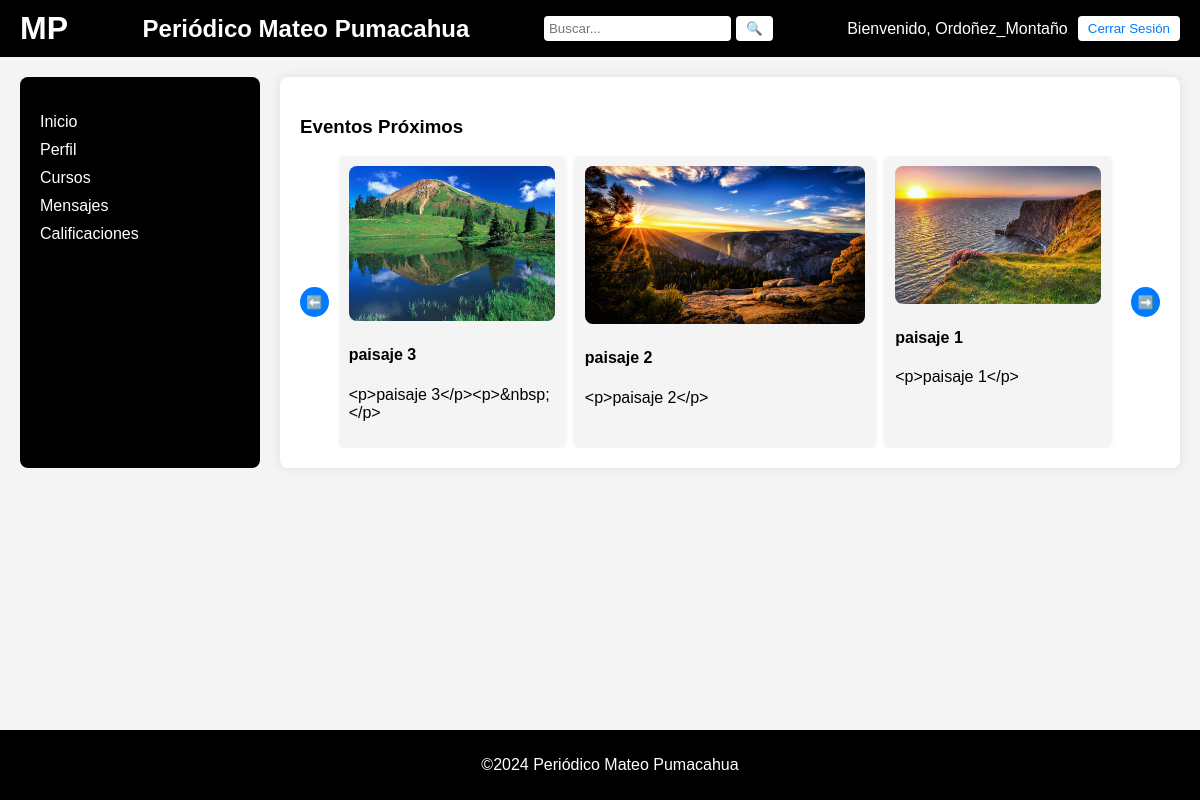
The app's page / (signed in) with its own data.
### apps/entradas/models.py (models this page shows, shortened)
class Entrada(models.Model):
    nombre = models.CharField(max_length=100, verbose_name="Nombre")
    TIPOS_CHOICES = [
        ('1', 'Personaje'),
        ('2', 'Lugar'),
        ('3', 'Objeto'),
        ('4', 'Evento'),
    ]
    tipo = models.CharField(max_length=1, choices=TIPOS_CHOICES, verbose_name="Tipo")
    fecha_creacion = models.DateTimeField(auto_now_add=True, verbose_name="Fecha de creación")
    fecha_modificacion = models.DateTimeField(auto_now=True, verbose_name="Fecha de modificación")
    imagen = models.ImageField(upload_to='entradas/', null=True, blank=True, verbose_name="Imagen")
    contenido = CKEditor5Field(verbose_name="Contenido")

### apps/entradas/views.py (the view)
# urls.py: path('', EntradaListView.as_view(), name='index'),
class EntradaListView(ListView):#LoginRequiredMixin
    model = Entrada
    template_name = 'index.html'  # Nombre del template que se utilizará para renderizar la lista
    context_object_name = 'entradas'  # Nombre del contexto que contiene la lista de entradas
    def get_queryset(self):
        return Entrada.objects.order_by('-fecha_creacion')  # Ordenar las entradas por fecha de creación descendente

### apps/entradas/templates/index.html (shortened to what this page needs)
<!DOCTYPE html>
<html lang="es">
<head>
    {% load static %}
    <link rel="stylesheet" href="{% static 'style/estilos.css' %}">
</head>
<body>
    <header>
        <div class="logo">
            <h1>MP</h1>
        </div>
        <div class="titulo">
            <h2>Periódico Mateo Pumacahua</h2>
        </div>
        <div class="buscador">
            <input type="text" placeholder="Buscar...">
            <button>🔍</button>
        </div>
        <div class="login-button">
            {% if user.is_authenticated %}
                <p>Bienvenido, {{ user.username }}</p>
                <form method="post" action="{% url 'logout' %}">
                    <button type="submit" class="btn-logout">Cerrar Sesión</button>
                </form>
            {% else %}
                <a href="{% url 'login' %}" class="btn-login">Iniciar Sesión</a>
            {% endif %}
        </div>
    </header>
    <div class="container">
        <aside class="sidebar">
            <ul>
                <li><a href="#" id="index-link">Inicio</a></li>
                <li><a href="articulo2.html">Perfil</a></li>
                <li><a href="#" id="asignaturas-link">Cursos</a></li>
                <li><a href="articulo3.html">Mensajes</a></li>
                <li><a href="#">Calificaciones</a></li>
            </ul>
        </aside>
        <main class="contenido">
            <h3>Eventos Próximos</h3>
            <section class="eventos-proximos" id="eventos-proximos">
                <button class="prev">⬅️</button>
                <div class="eventos-container">
                    {% for evento in entradas %}
                    <div class="evento {% if forloop.first %}active{% endif %}">
                        {% if evento.imagen %}
                            <img src="{{ evento.imagen.url }}" alt="{{ evento.nombre }}">
                        {% endif %}
                        <h4>{{ evento.nombre }}</h4>
                        <p>{{ evento.contenido|truncatewords:10 }}</p>
                    </div>
                    {% endfor %}
                </div>
                <button class="next">➡️</button>
            </section>
        </main>
    </div>
    <footer>
        <p>©2024 Periódico Mateo Pumacahua</p>
    </footer>
</body>
</html>

### static/style/estilos.css (style rules this page uses)
body { font-family: Arial, sans-serif; margin: 0; padding: 0; background-color: #f4f4f4; }
header { display: flex; justify-content: space-between; align-items: center; background-color: #000000; color: white; padding: 10px 20px; }
.logo h1 { margin: 0; }
.titulo h2 { margin: 0; }
.buscador { display: flex; align-items: center; }
.buscador input { padding: 5px; border: none; border-radius: 4px; margin-right: 5px; }
.buscador button { background-color: white; color: #007bff; border: none; border-radius: 4px; padding: 5px 10px; cursor: pointer; }
.login-button { display: flex; align-items: center; }
.login-button p { margin: 0; margin-right: 10px; }
.btn-login, .btn-logout { background-color: white; color: #007bff; border: none; border-radius: 4px; padding: 5px 10px; cursor: pointer; text-decoration: none; }
.container { display: flex; margin: 20px; }
.sidebar { width: 200px; background-color: #000000; color: white; padding: 20px; border-radius: 8px; }
.sidebar ul { list-style: none; padding: 0; }
.sidebar ul li { margin-bottom: 10px; }
.sidebar ul li a { color: white; text-decoration: none; }
.contenido { flex: 1; background-color: white; padding: 20px; border-radius: 8px; box-shadow: 0 0 10px rgba(0, 0, 0, 0.1); margin-left: 20px; }
.eventos-proximos { display: flex; align-items: center; }
.eventos-container { display: flex; overflow-x: auto; margin: 0 10px; }
.evento { min-width: 200px; margin-right: 10px; background-color: #f4f4f4; padding: 10px; border-radius: 8px; box-shadow: 0 0 5px rgba(0, 0, 0, 0.1); }
.evento img { max-width: 100%; border-radius: 8px; }
button.prev, button.next { background-color: #007bff; color: white; border: none; border-radius: 50%; width: 30px; height: 30px; cursor: pointer; }
footer { text-align: center; padding: 10px; background-color: #000000; color: white; position: fixed; width: 100%; bottom: 0; }

### records on screen
Entrada: imagen (picture), nombre "paisaje 3", contenido "<p>paisaje 3</p><p>&nbsp;</p>"
Entrada: imagen (picture), nombre "paisaje 2", contenido "<p>paisaje 2</p>"
Entrada: imagen (picture), nombre "paisaje 1", contenido "<p>paisaje 1</p>"

### other values on screen
{{ user.username }} "Ordoñez_Montaño"
